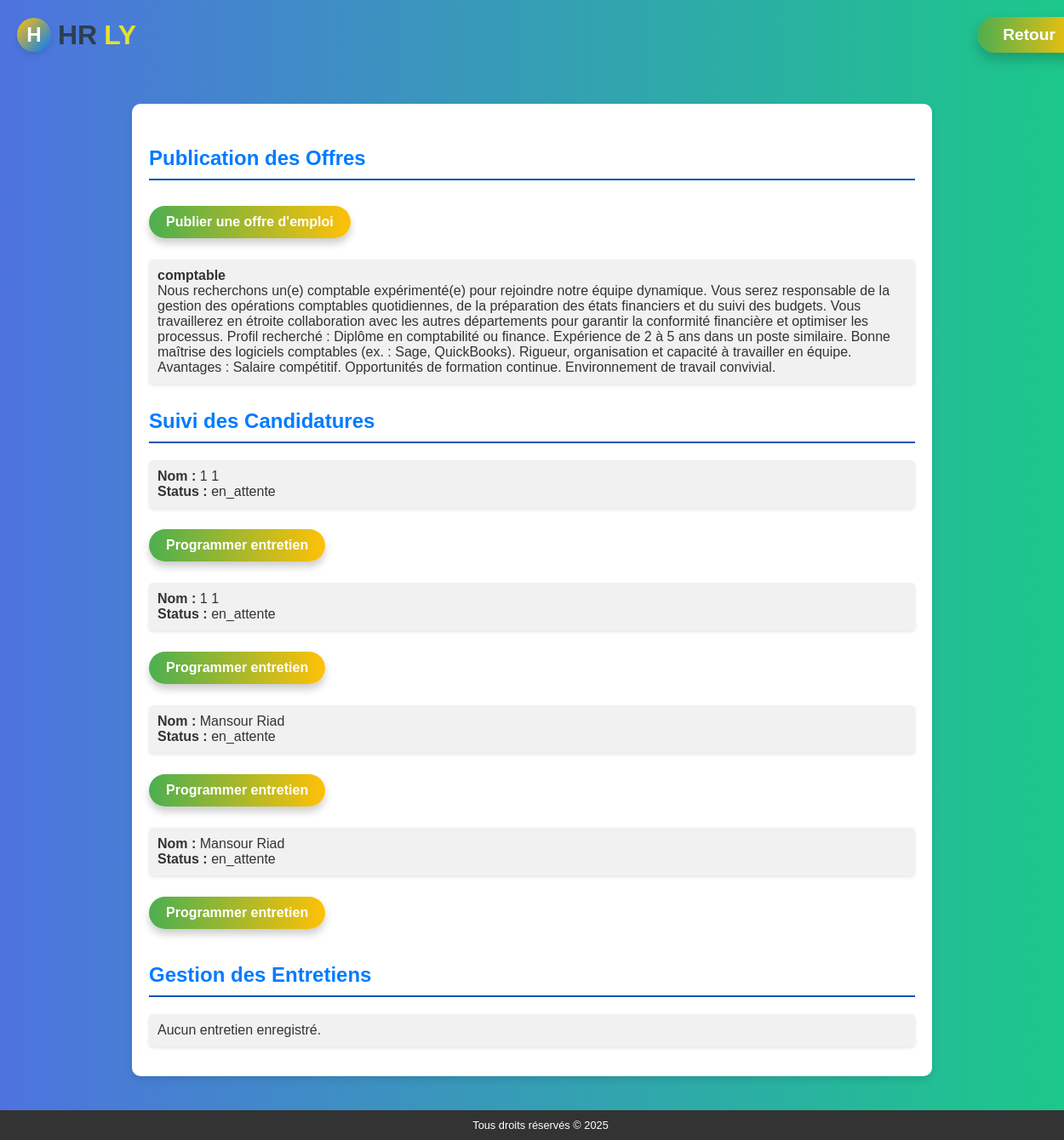
The app's page /main/gestion-recrutement/, older data.
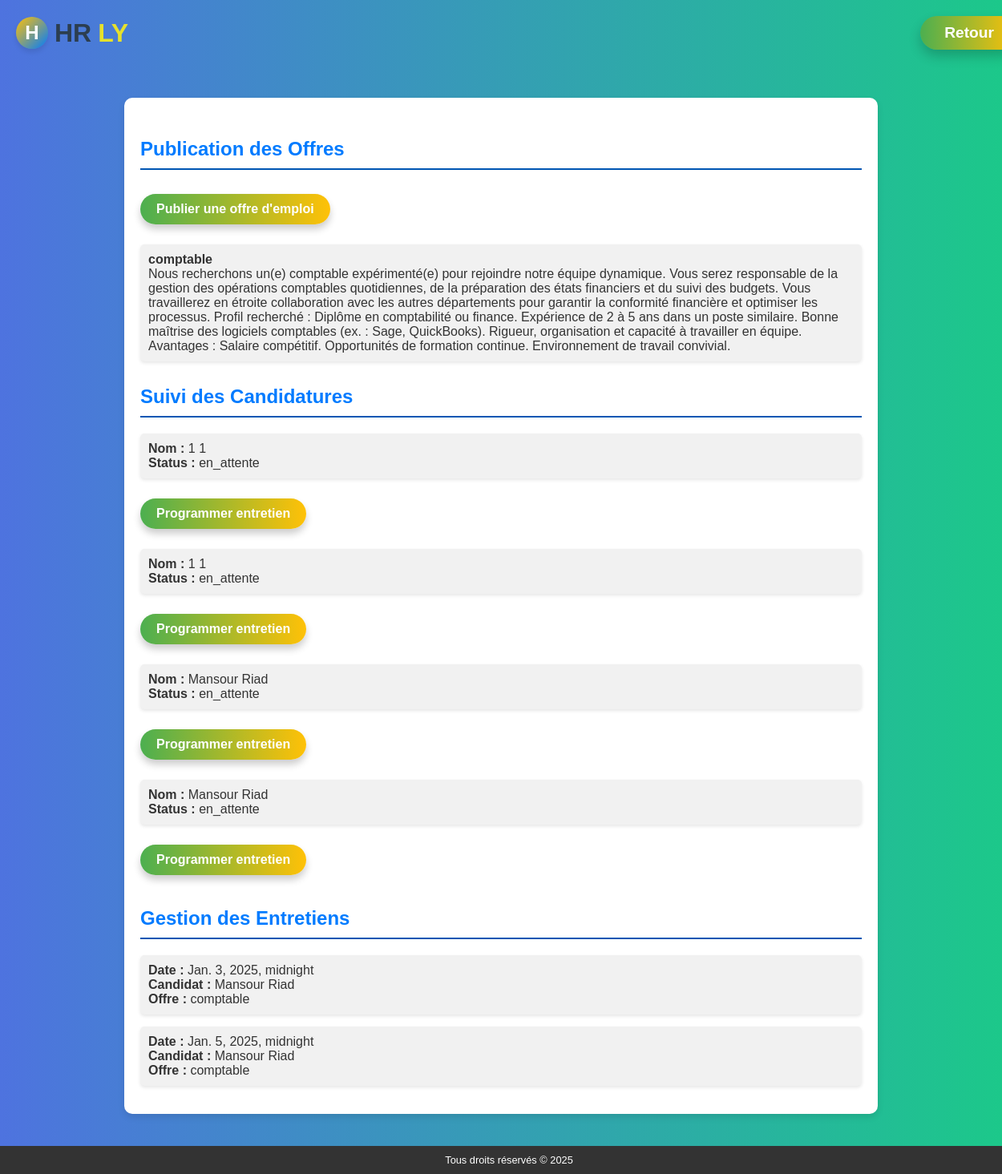
The same page, newer data.
### projectapp/models.py (models this page shows, shortened)
class OffreEmploi(models.Model):
    titre = models.CharField(max_length=200)
    description = models.TextField()
    date_publication = models.DateTimeField(auto_now_add=True)

class Candidature(models.Model):
    STATUS_CHOICES = [
        ('en_attente', 'En attente'),
        ('acceptee', 'Acceptée'),
        ('refusee', 'Refusée'),
    ]
    offre = models.ForeignKey(OffreEmploi, on_delete=models.CASCADE, related_name='candidatures')
    candidat = models.ForeignKey(User, on_delete=models.CASCADE)
    lettre_motivation = models.TextField()
    status = models.CharField(max_length=10, choices=STATUS_CHOICES, default='en_attente')
    nom = models.CharField(max_length=100)
    prenom = models.CharField(max_length=100)
    email = models.EmailField()
    telephone = models.CharField(max_length=15)
    adresse = models.TextField()

class Entretien(models.Model):
    candidature = models.ForeignKey(Candidature, on_delete=models.CASCADE)
    date = models.DateTimeField()
    lieu = models.CharField(max_length=200)
    remarques = models.TextField(blank=True)

### projectapp/views.py (the view)
# urls.py: path('gestion-recrutement/', views.gestion_recrutement, name='gestion_recrutement'),
def gestion_recrutement(request):
    candidatures = Candidature.objects.all()
    entretiens = Entretien.objects.all()
    offres = OffreEmploi.objects.all()
    return render(request, 'rh/recrutement/gestion_recrutement.html', {
        'candidatures': candidatures,
        'entretiens': entretiens,
        'offres': offres
    })

### projectapp/templates/rh/recrutement/gestion_recrutement.html (shortened to what this page needs)
<!DOCTYPE html>
<html lang="en">
<head>
</head>
<body>
    <header>
        <div class="logo">
            <div class="logo-icon">H</div>
            <span>HR</span><span>ly</span>
        </div>
        <a class="btn-retour" href="{% url 'main_rh' %}" >Retour</a>
    </header>
    <main>
        <h2>Publication des Offres</h2>
        <a class="btn-link" href="{% url 'publier_offre' %}">Publier une offre d'emploi</a>
        {% for offre in offres %}
            <p><strong>{{ offre.titre }}</strong><br>{{ offre.description }}</p>
        {% endfor %}
        <h2>Suivi des Candidatures</h2>
        {% for candidature in candidatures %}
            <p><strong>Nom :</strong> {{ candidature.nom }} {{ candidature.prenom }}<br>
            <strong>Status :</strong> {{ candidature.status }}</p>
            <a class="btn-link" href="{% url 'programmer_entretien' %}">Programmer entretien</a>
        {% endfor %}
        <h2>Gestion des Entretiens</h2>
        {% for entretien in entretiens %}
            <p><strong>Date :</strong> {{ entretien.date }}<br>
            <strong>Candidat :</strong> {{ entretien.candidature.nom }} {{ entretien.candidature.prenom }} <br>
            <strong>Offre :</strong> {{ entretien.candidature.offre.titre }}</p>
        {% empty %}
            <p>Aucun entretien enregistré.</p>
        {% endfor %}
    </main>
    <footer>
        Tous droits réservés © 2025
    </footer>
</body>
</html>

Row changes from the older to the newer data that the page shows:
added Entretien: date "Jan. 3, 2025, midnight", candidature.nom "Mansour", candidature.prenom "Riad", candidature.offre.titre "comptable"
added Entretien: date "Jan. 5, 2025, midnight", candidature.nom "Mansour", candidature.prenom "Riad", candidature.offre.titre "comptable"
Text that changed along with them:
text no longer shown: "Aucun entretien enregistré."
